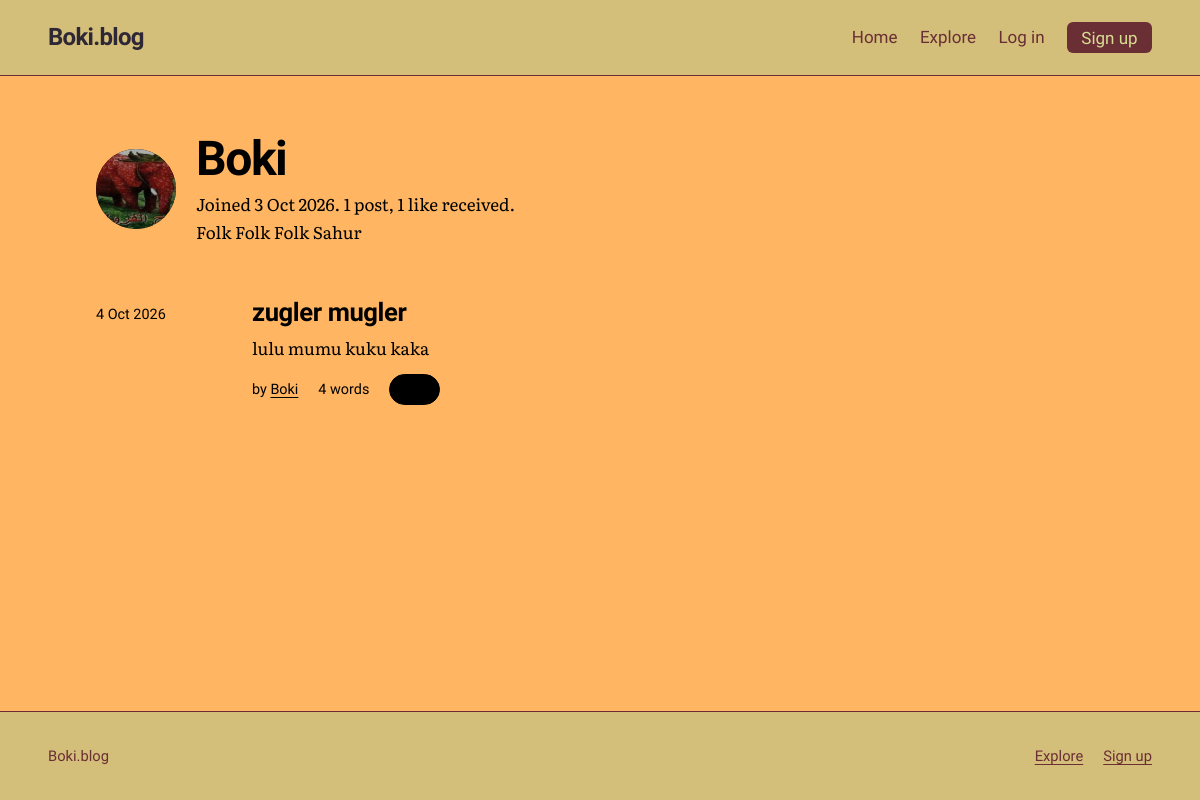
Before: /u/Boki with the older database file.
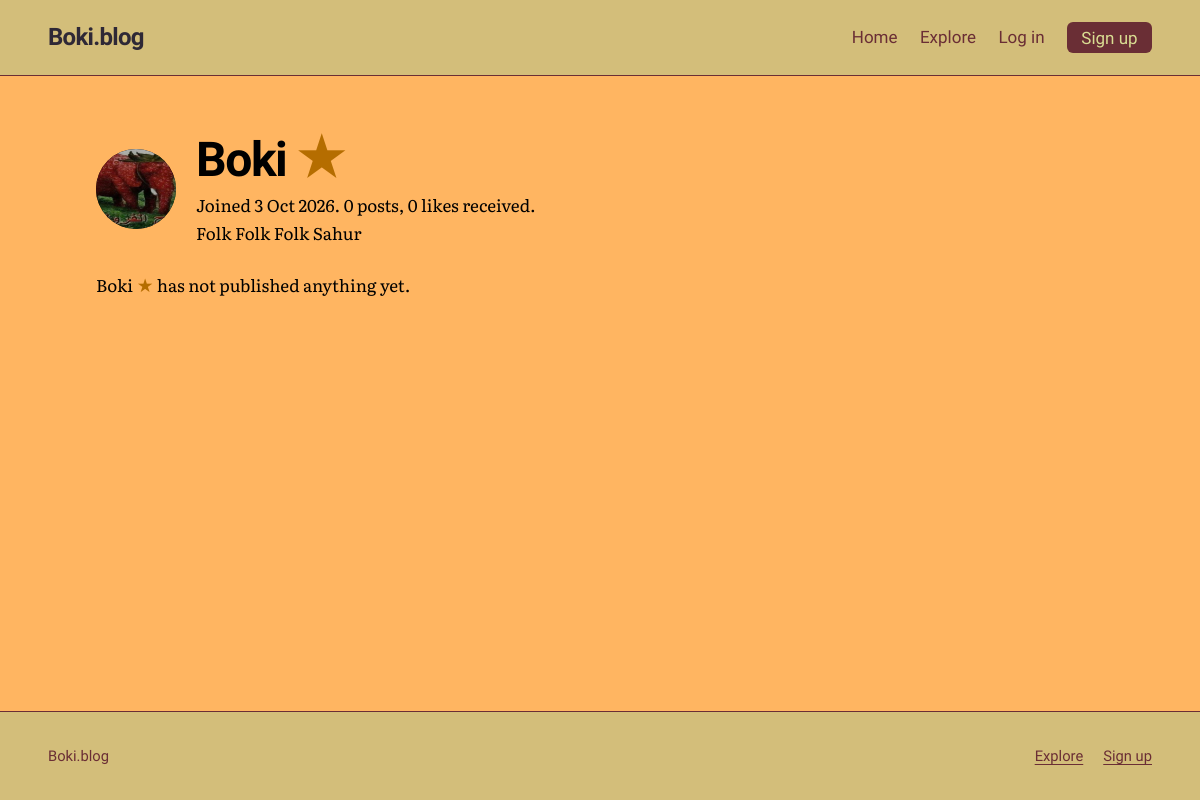
After: the same page with the newer database file.
### tables this page shows
CREATE TABLE users (
    id            INTEGER PRIMARY KEY,
    username      TEXT NOT NULL UNIQUE COLLATE NOCASE,
    password_hash TEXT NOT NULL,
    is_admin      INTEGER NOT NULL DEFAULT 0,
    created_at    TEXT NOT NULL DEFAULT (datetime('now')),
    bio           TEXT NOT NULL DEFAULT '',
    avatar        TEXT,
    profile_bg    TEXT NOT NULL DEFAULT '#D9DD92',
    profile_text  TEXT NOT NULL DEFAULT '#2E2836'
, avatar_position_x INTEGER NOT NULL DEFAULT 50, avatar_position_y INTEGER NOT NULL DEFAULT 50);

CREATE TABLE posts (
    id         INTEGER PRIMARY KEY,
    user_id    INTEGER NOT NULL REFERENCES users(id) ON DELETE CASCADE,
    title      TEXT NOT NULL,
    body       TEXT NOT NULL,
    created_at TEXT NOT NULL DEFAULT (datetime('now')),
    updated_at TEXT,
    image      TEXT,
    text_color TEXT NOT NULL DEFAULT '#2E2836',
    title_color TEXT NOT NULL DEFAULT '#2E2836',
    background_color TEXT NOT NULL DEFAULT '#D9DD92'
);

### app.py (the view)
@app.get("/u/<username>")
def profile(username):
    user = db().execute(
        """SELECT u.id, u.username, u.created_at, u.bio, u.avatar,
                  u.avatar_position_x, u.avatar_position_y, u.profile_bg, u.profile_text,
                  EXISTS(
                    SELECT 1 FROM crossword_completions c
                    JOIN crossword_state s ON s.id = 1
                    WHERE c.user_id = u.id AND c.puzzle_version = s.version
                  ) AS crossword_star
           FROM users u WHERE u.username = ?""",
        (username,)).fetchone()
    if user is None:
        abort(404)
    page = request.args.get("page", 1, type=int)
    posts, total, page, pages = fetch_posts("p.user_id = ?", (user["id"],), "new", page)
    total_likes = db().execute(
        "SELECT COUNT(*) FROM likes l JOIN posts p ON p.id = l.post_id "
        "WHERE p.user_id = ?", (user["id"],)).fetchone()[0]
    return render_template("profile.html", profile_user=user, posts=posts,
                           total=total, total_likes=total_likes, page=page, pages=pages)

### app.py (called while the page is built, shortened)
def db():
    if "db" not in g:
        g.db = sqlite3.connect(DB_PATH)
        g.db.row_factory = sqlite3.Row
        g.db.execute("PRAGMA foreign_keys = ON")
    return g.db

def viewer_id():
    return g.user["id"] if g.user else -1

def fetch_posts(where="1 = 1", params=(), sort="new", page=1):
    total = db().execute(
        f"SELECT COUNT(*) {POST_FROM} WHERE {where}", params).fetchone()[0]
    pages = max(1, -(-total // PER_PAGE))
    page = min(max(page, 1), pages)
    rows = db().execute(
        f"SELECT {POST_COLS} {POST_FROM} WHERE {where} "
        f"ORDER BY {SORTS[sort]} LIMIT ? OFFSET ?",
        (viewer_id(), *params, PER_PAGE, (page - 1) * PER_PAGE)).fetchall()
    return rows, total, page, pages

@app.before_request
def load_user_and_check_csrf():
    g.user = None
    user_id = session.get("user_id")
    if "csrf" not in session:
        session["csrf"] = secrets.token_urlsafe(32)
    if request.method == "POST":
        sent = request.form.get("csrf_token", "")
        if not secrets.compare_digest(sent.encode(), session["csrf"].encode()):
            abort(400, "Your session expired. Go back, reload the page and try again.")

@app.after_request
def security_headers(resp):
    resp.headers["Content-Security-Policy"] = (
        "default-src 'self'; style-src 'self' 'unsafe-inline' https://fonts.googleapis.com; "
        "font-src https://fonts.gstatic.com; img-src 'self' data:; "
        "form-action 'self'; frame-ancestors 'none'; base-uri 'self'")
    resp.headers["X-Content-Type-Options"] = "nosniff"
    resp.headers["Referrer-Policy"] = "same-origin"
    return resp

@app.context_processor
def inject_site():
    return {"site_name": app.config["SITE_NAME"]}

def parse_ts(value):
    return datetime.strptime(value, "%Y-%m-%d %H:%M:%S")

@app.template_filter("date")
def date_filter(value):
    dt = parse_ts(value)
    return f"{dt.day} {dt:%b %Y}"

@app.template_filter("iso")
def iso_filter(value):
    return parse_ts(value).strftime("%Y-%m-%d")

@app.template_filter("wordcount")
def wordcount_filter(text):
    return len(text.split())

@app.template_filter("excerpt")
def excerpt_filter(text, length=190):
    flat = " ".join(text.split())
    if len(flat) <= length:
        return flat
    return flat[:length].rsplit(" ", 1)[0].rstrip(".,;:!? ") + "..."

### templates/profile.html (shortened to what this page needs)
{% extends "base.html" %}
{% from "_macros.html" import post_row, pager with context %}
{% from "_macros.html" import user_name %}
{% block page_theme %}--bg: {{ profile_user.profile_bg }}; --profile-text: {{ profile_user.profile_text }}; --ink: {{ profile_user.profile_text }}; --ink-soft: {{ profile_user.profile_text }}; --accent: {{ profile_user.profile_text }}; color: {{ profile_user.profile_text }};{% endblock %}
{% block content %}
<div class="wrap page profile-page">
  <header class="profile-head">
    {% if profile_user.avatar %}
      <img class="avatar big" src="{{ url_for('uploaded_file', filename=profile_user.avatar) }}" alt="{{ profile_user.username }} profile picture" style="object-position: {{ profile_user.avatar_position_x }}% {{ profile_user.avatar_position_y }}%;">
    {% else %}
      <div class="avatar big" aria-hidden="true">{{ profile_user.username[:2]|upper }}</div>
    {% endif %}
    <div>
      <h1 class="page-title">{{ user_name(profile_user.username, profile_user.crossword_star) }}</h1>
      <p class="muted">Joined {{ profile_user.created_at|date }}. {{ total }} {{ 'post' if total == 1 else 'posts' }}, {{ total_likes }} {{ 'like' if total_likes == 1 else 'likes' }} received.</p>
      {% if profile_user.bio %}<p class="profile-bio">{{ profile_user.bio }}</p>{% endif %}
    </div>
  </header>
  {% set next = request.full_path.rstrip('?') %}
  {% if posts %}
    <ol class="post-list">{% for p in posts %}{{ post_row(p, next) }}{% endfor %}</ol>
  {% else %}
    <p class="empty">
      {{ user_name(profile_user.username, profile_user.crossword_star) }} has not published anything yet.
    </p>
  {% endif %}
</div>
{% endblock %}

### templates/base.html (shortened to what this page needs)
<!DOCTYPE html>
{% from "_macros.html" import user_name %}
<html lang="en">
<head>
  <link rel="stylesheet" href="{{ url_for('static', filename='style.css', v='26') }}">
</head>
<body>
  <header class="site-header">
    <div class="wrap">
      <a class="site-title" href="{{ url_for('home') }}">{{ site_name }}</a>
      <nav class="site-nav" aria-label="Main">
        <ul>
          <li><a href="{{ url_for('home') }}" {% if request.endpoint == 'home' %}aria-current="page"{% endif %}>Home</a></li>
          <li><a href="{{ url_for('explore') }}" {% if request.endpoint == 'explore' %}aria-current="page"{% endif %}>Explore</a></li>
          {% if g.user %}
            <li><a href="{{ url_for('new_post') }}" {% if request.endpoint == 'new_post' %}aria-current="page"{% endif %}>Write</a></li>
            <li><a href="{{ url_for('profile', username=g.user.username) }}">{{ user_name(g.user.username, g.user.crossword_star) }}</a></li>
            <li><a href="{{ url_for('account_settings') }}" {% if request.endpoint == 'account_settings' %}aria-current="page"{% endif %}>Settings</a></li>
            {% if g.user.is_admin %}
              <li><a href="{{ url_for('admin') }}" {% if request.endpoint == 'admin' %}aria-current="page"{% endif %}>Admin</a></li>
            {% endif %}
            <li>
              <form method="post" action="{{ url_for('logout') }}" class="inline-form">
                <input type="hidden" name="csrf_token" value="{{ csrf_token() }}">
                <button type="submit" class="link-button">Log out</button>
              </form>
            </li>
          {% else %}
            <li><a href="{{ url_for('login') }}" {% if request.endpoint == 'login' %}aria-current="page"{% endif %}>Log in</a></li>
            <li><a class="nav-cta" href="{{ url_for('signup') }}">Sign up</a></li>
          {% endif %}
        </ul>
      </nav>
    </div>
  </header>
  <main id="main" style="{% block page_theme %}{% endblock %}">
    {% block content %}{% endblock %}
  </main>
  <footer class="site-footer">
    <div class="wrap">
      <p>{{ site_name }}</p>
      <ul>
        <li><a href="{{ url_for('explore') }}">Explore</a></li>
        {% if not g.user %}<li><a href="{{ url_for('signup') }}">Sign up</a></li>{% endif %}
      </ul>
    </div>
  </footer>
</body>
</html>

### templates/_macros.html (shortened to what this page needs)
{% macro like_button(post, next) %}
  {% if g.user %}
    <form class="inline-form" method="post" action="{{ url_for('toggle_like', post_id=post.id) }}">
      <input type="hidden" name="csrf_token" value="{{ csrf_token() }}">
      <input type="hidden" name="next" value="{{ next }}">
      <button class="like {% if post.liked %}is-liked{% endif %}" type="submit" aria-pressed="{{ 'true' if post.liked else 'false' }}">
        <span aria-hidden="true">{{ '♥' if post.liked else '♡' }}</span>
        {{ post.like_count }}
        <span class="sr">{{ 'like' if post.like_count == 1 else 'likes' }}, {{ 'unlike' if post.liked else 'like this post' }}</span>
      </button>
    </form>
  {% else %}
    <a class="like" href="{{ url_for('login', next=next) }}">
      <span aria-hidden="true">♡</span> {{ post.like_count }}
    </a>
  {% endif %}
{% endmacro %}
{% macro user_name(username, crossword_star=false) %}
  {{ username }}{% if crossword_star %}<span class="achievement-star" role="img" aria-label="Solved the current Weekly Bokword" title="Solved the current Weekly Bokword">★</span>{% endif %}
{% endmacro %}
{% macro post_row(post, next) %}
  <li class="post-item">
    <time datetime="{{ post.created_at|iso }}">{{ post.created_at|date }}</time>
    <div>
      <h3><a href="{{ url_for('post', post_id=post.id) }}">{{ post.title }}</a></h3>
      <p>{{ post.body|excerpt }}</p>
      <ul class="meta">
        <li>by <a href="{{ url_for('profile', username=post.username) }}">{{ user_name(post.username, post.crossword_star) }}</a></li>
        <li>{{ post.body|wordcount }} {{ 'word' if (post.body|wordcount) == 1 else 'words' }}</li>
        <li>{{ like_button(post, next) }}</li>
      </ul>
    </div>
  </li>
{% endmacro %}

### static/style.css (style rules this page uses)
:root { --bg: #D9DD92; --surface: #D3BE7A; --ink: #2E2836; --chrome-ink: var(--ink); --ink-soft: #6A2E35; --line: #6A2E35; --accent: #6A2E35; --accent-ink: #D9DD92; --mark: #D3BE7A; --danger: #6A2E35; --ok: #2E2836; --font-display: "Bricolage Grotesque", "Helvetica Neue", Arial, sans-serif; --font-body: "Literata", Georgia, "Times New Roman", serif; --measure: 38rem; --page: 72rem; --gap: clamp(1.25rem, 4vw, 3rem); }
*, *::before, *::after { box-sizing: border-box; }
html { -webkit-text-size-adjust: 100%; }
body { margin: 0; min-height: 100vh; display: flex; flex-direction: column; background: var(--bg); color: var(--ink); font-family: var(--font-body); font-size: 1.0625rem; line-height: 1.65; }
main { flex: 1; background: var(--bg); }
a { color: var(--accent); text-underline-offset: 0.2em; text-decoration-thickness: 1px; }
h1, h2, h3, h4 { font-family: var(--font-display); line-height: 1.12; letter-spacing: -0.015em; margin: 0; }
.wrap { width: min(100% - 2 * var(--gap), var(--page)); margin-inline: auto; }
.muted { color: var(--ink-soft); }
.site-header { border-bottom: 1px solid var(--line); background: var(--surface); }
.site-header .wrap { display: flex; flex-wrap: wrap; align-items: center; justify-content: space-between; gap: 0.75rem 2rem; padding-block: 1.1rem; }
.site-title { font-family: var(--font-display); font-weight: 800; font-size: 1.5rem; letter-spacing: -0.03em; color: var(--ink); text-decoration: none; }
.site-nav ul { display: flex; flex-wrap: wrap; align-items: center; gap: 0.25rem 1.4rem; list-style: none; margin: 0; padding: 0; font-family: var(--font-display); font-weight: 500; }
.site-nav a { color: var(--ink-soft); text-decoration: none; padding-block: 0.25rem; border-bottom: 2px solid transparent; }
.site-nav .nav-cta { background: var(--accent); color: var(--accent-ink); padding: 0.35rem 0.9rem; border-radius: 6px; border-bottom: 0; }
.achievement-star { color: #B56D00; font-size: 1.1em; line-height: 1; margin-left: 0.2em; vertical-align: baseline; }
.empty { color: var(--ink-soft); }
.page { padding-block: clamp(2rem, 5vw, 3.5rem) clamp(3rem, 8vw, 6rem); }
.page-title { font-size: clamp(2rem, 5vw, 3rem); font-weight: 800; letter-spacing: -0.03em; margin-bottom: 1.25rem; }
.profile-head { display: flex; align-items: center; gap: 1.25rem; margin-bottom: 1.5rem; }
.profile-head .page-title { margin-bottom: 0.25rem; }
.profile-head p { margin: 0; }
.avatar { width: 4rem; height: 4rem; flex: none; border-radius: 50%; background: var(--accent); color: var(--accent-ink); display: grid; place-items: center; font-family: var(--font-display); font-weight: 800; font-size: 1.4rem; object-fit: cover; }
.avatar.big { width: 5rem; height: 5rem; font-size: 1.8rem; }
.profile-page { padding-inline: var(--gap); color: var(--profile-text); }
.profile-page a, .profile-page .muted, .profile-page .meta, .profile-page .post-item p, .profile-page .post-item time, .profile-page .post-item h3 a, .profile-page .empty, .profile-page .pagination { color: var(--profile-text); }
.profile-bio { margin: 0.5rem 0 0; white-space: pre-wrap; }
.site-footer { border-top: 1px solid var(--line); padding-block: 2rem; font-family: var(--font-display); font-size: 0.92rem; color: var(--ink-soft); background: var(--surface); }
.site-footer .wrap { display: flex; flex-wrap: wrap; justify-content: space-between; gap: 0.75rem 2rem; }
.site-footer p { margin: 0; }
.site-footer ul { display: flex; gap: 1.25rem; list-style: none; margin: 0; padding: 0; }
.site-footer a { color: var(--ink-soft); }

Changed rows visible on the page:
removed posts: created_at "4 Oct 2026", title "zugler mugler", body|excerpt "lulu mumu kuku kaka", {{ username }} "Boki", body "4", body "words"
computed for users "Folk Folk Folk Sahur": username "Boki" → "Boki Boki"
Other visible differences:
{{ total }}: "1" → "0"
{{ 'post' if total == 1 else 'posts' }}: "post" → "posts"
{{ total_likes }}: "1" → "0"
{{ 'like' if total_likes == 1 else 'likes' }}: "like" → "likes"
text now shown: "★ ★ has not published anything yet."
